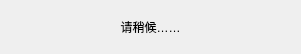
<?xml version="1.0" encoding="UTF-8"?>
<ui version="4.0">
 <class>DlgWaiting</class>
 <widget class="QDialog" name="DlgWaiting">
  <property name="geometry">
   <rect>
    <x>0</x>
    <y>0</y>
    <width>301</width>
    <height>54</height>
   </rect>
  </property>
  <property name="windowTitle">
   <string>Dialog</string>
  </property>
  <layout class="QVBoxLayout" name="verticalLayout">
   <item>
    <widget class="QLabel" name="label">
     <property name="styleSheet">
      <string notr="true">background-color: transparent;</string>
     </property>
     <property name="text">
      <string>请稍候……</string>
     </property>
     <property name="alignment">
      <set>Qt::AlignCenter</set>
     </property>
    </widget>
   </item>
  </layout>
 </widget>
 <resources/>
 <connections/>
</ui>
